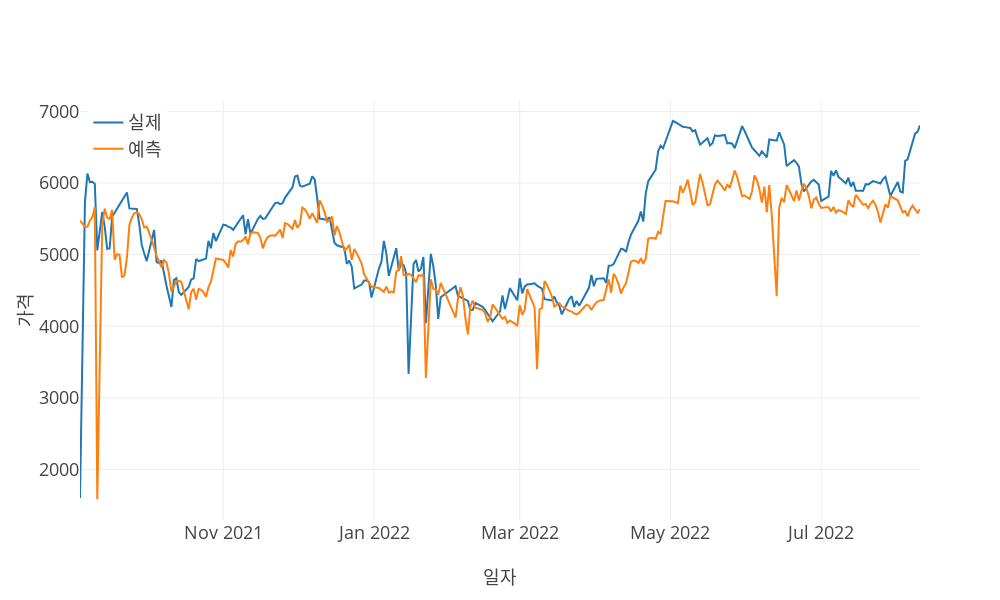

Here is the notebook cell this chart was saved with:
### Markdown cell above
# Machine learning

### Code cell
print("\nSupport Vector Regression")
svr, _ = support_vector_regression(X_train, y_train, search=True, **ml_searchCV_params)
svr_predictions = svr.predict(X_test)
model_eval(y_test, svr_predictions, predictions_x_axis, stdout=stdout, vis=vis, **{'scaler': output_scaler})

### Figure 1 — Plotly figure (JSON) as saved in the notebook; plotly's stock layout.template omitted (floating-point values rounded to 4 significant figures; data arrays with more than 128 entries replaced by an {"elided": "..."} marker saying what was removed)
{"data": [{"mode": "lines", "name": "실제", "type": "scatter", "x": {"elided": "327 str values"}, "y": {"elided": "327 float values"}}, {"mode": "lines", "name": "예측", "type": "scatter", "x": {"elided": "327 str values"}, "y": {"elided": "327 float values"}}], "layout": {"height": 600, "legend": {"x": 0.01, "xanchor": "left", "y": 0.99, "yanchor": "top"}, "width": 1000, "xaxis": {"title": {"text": "일자"}}, "yaxis": {"title": {"text": "가격"}}}}
